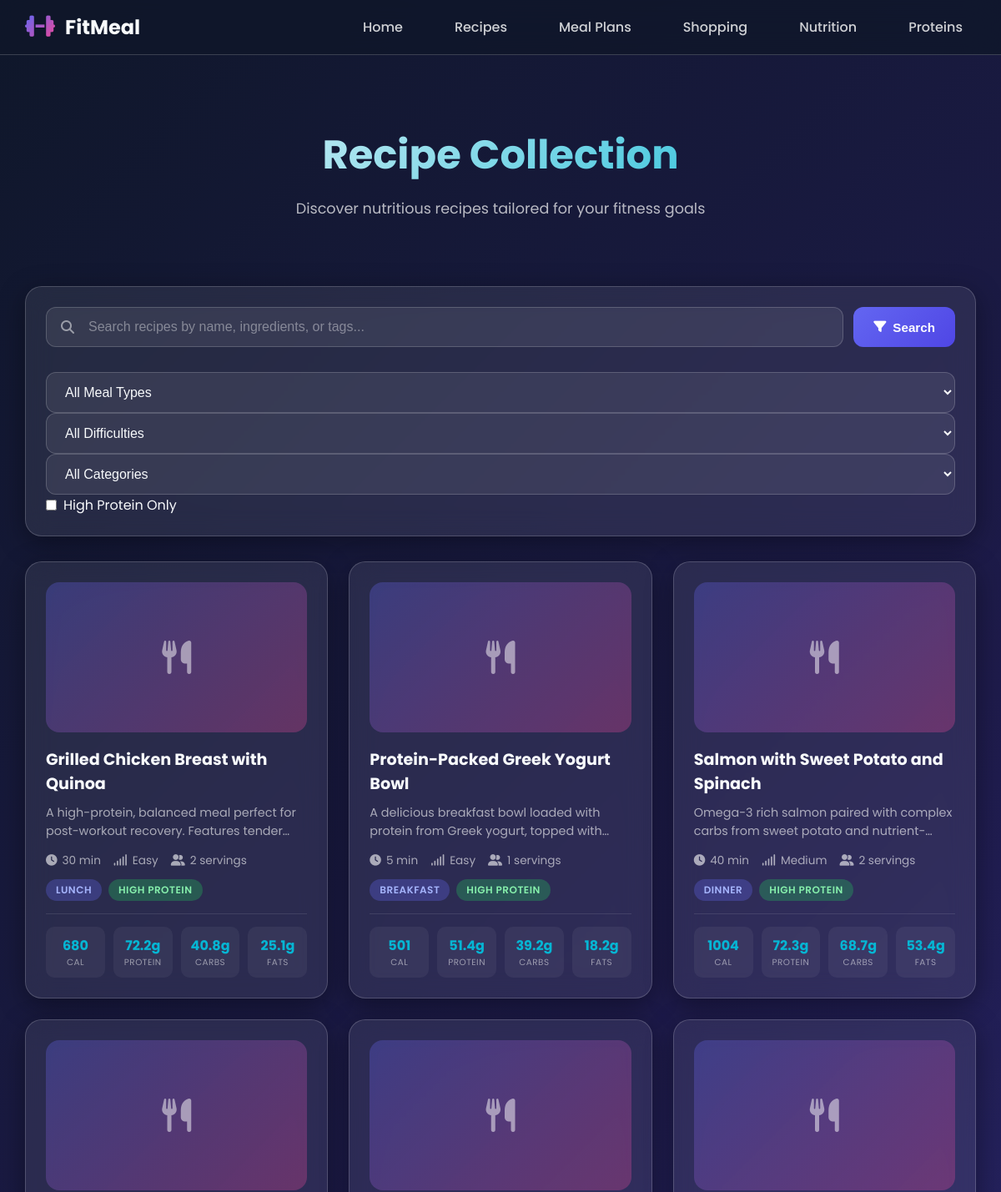
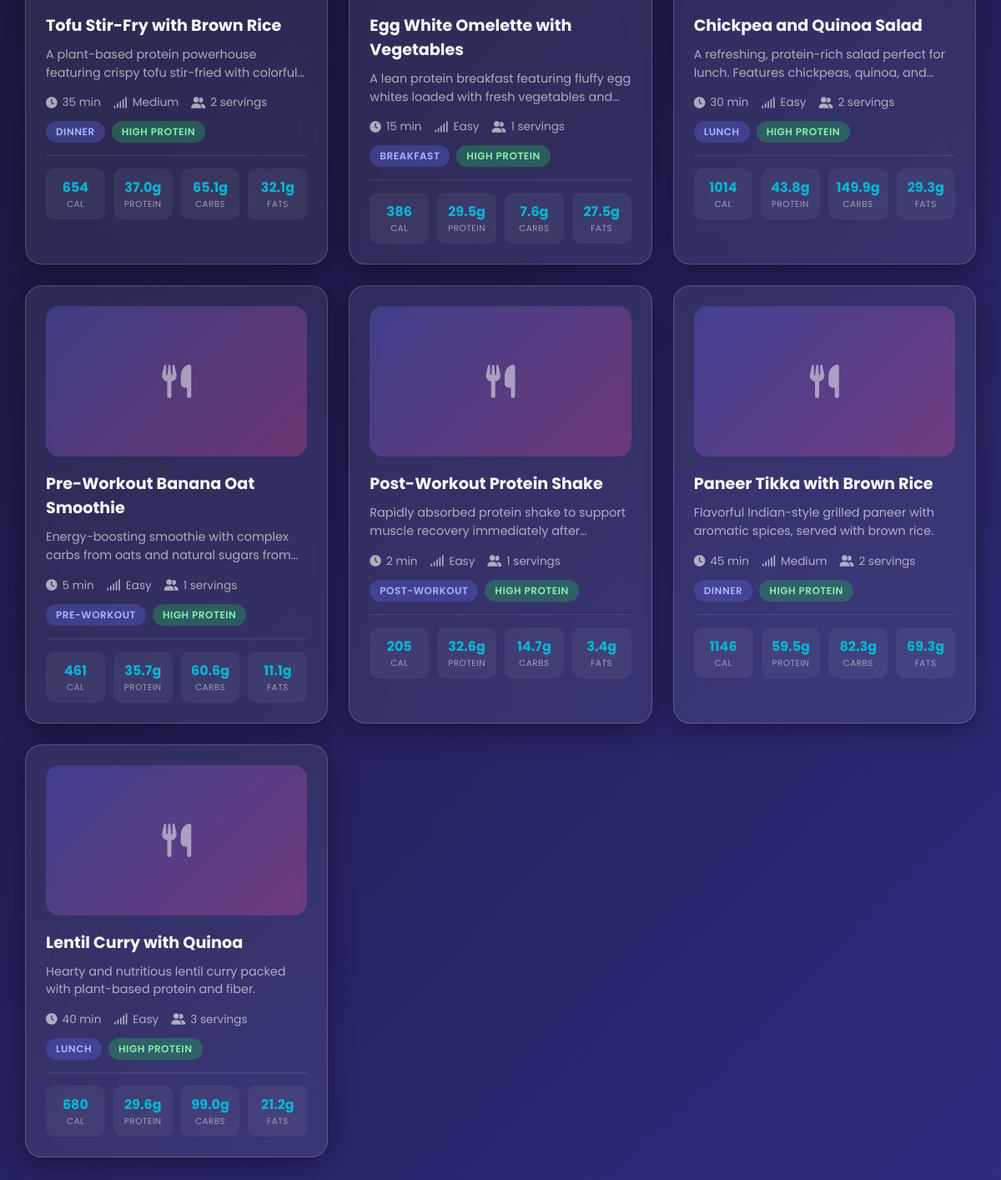
The app's page /recipes/ with its own data (2 pictures, top to bottom).
### recipes/models.py (models this page shows, shortened)
class Recipe(models.Model):
    MEAL_TYPE_CHOICES = [
        ('breakfast', 'Breakfast'),
        ('lunch', 'Lunch'),
        ('dinner', 'Dinner'),
        ('snack', 'Snack'),
        ('pre_workout', 'Pre-Workout'),
        ('post_workout', 'Post-Workout'),
    ]
    DIFFICULTY_CHOICES = [
        ('easy', 'Easy'),
        ('medium', 'Medium'),
        ('hard', 'Hard'),
    ]
    name = models.CharField(max_length=200)
    description = models.TextField()
    meal_type = models.CharField(max_length=20, choices=MEAL_TYPE_CHOICES)
    difficulty = models.CharField(max_length=20, choices=DIFFICULTY_CHOICES, default='easy')
    prep_time = models.IntegerField(help_text="Preparation time in minutes")
    cook_time = models.IntegerField(help_text="Cooking time in minutes")
    servings = models.IntegerField(default=1)
    image = models.URLField(blank=True, null=True)
    categories = models.ManyToManyField(Category, blank=True)
    instructions = models.JSONField(default=list)
    tags = models.CharField(max_length=500, blank=True, help_text="Comma-separated tags")
    created_at = models.DateTimeField(auto_now_add=True)
    updated_at = models.DateTimeField(auto_now=True)
    @property
    def total_time(self):
        return self.prep_time + self.cook_time
    @property
    def total_nutrition(self):
        nutrition = {'calories': 0, 'protein': 0, 'carbs': 0, 'fats': 0, 'fiber': 0}
        for ri in self.recipeingredient_set.all():
            factor = ri.amount / 100  # Nutrition values are per 100g
            nutrition['calories'] += ri.ingredient.calories * factor
            nutrition['protein'] += ri.ingredient.protein * factor
            nutrition['carbs'] += ri.ingredient.carbs * factor
            nutrition['fats'] += ri.ingredient.fats * factor
            nutrition['fiber'] += ri.ingredient.fiber * factor
        return nutrition

class RecipeIngredient(models.Model):
    recipe = models.ForeignKey(Recipe, on_delete=models.CASCADE)
    ingredient = models.ForeignKey(Ingredient, on_delete=models.CASCADE)
    amount = models.FloatField(help_text="Amount in the ingredient's default unit")
    unit = models.CharField(max_length=20, default='g')
    notes = models.CharField(max_length=200, blank=True)

class Ingredient(models.Model):
    UNIT_CHOICES = [
        ('g', 'Grams'),
        ('kg', 'Kilograms'),
        ('ml', 'Milliliters'),
        ('l', 'Liters'),
        ('cup', 'Cups'),
        ('tbsp', 'Tablespoons'),
        ('tsp', 'Teaspoons'),
        ('piece', 'Pieces'),
        ('oz', 'Ounces'),
        ('lb', 'Pounds'),
    ]
    name = models.CharField(max_length=200)
    category = models.CharField(max_length=100, blank=True)
    default_unit = models.CharField(max_length=20, choices=UNIT_CHOICES, default='g')
    calories = models.FloatField(default=0)
    protein = models.FloatField(default=0)
    carbs = models.FloatField(default=0)
    fats = models.FloatField(default=0)
    fiber = models.FloatField(default=0)
    is_protein_source = models.BooleanField(default=False)
    protein_quality_score = models.FloatField(default=0, help_text="PDCAAS or similar protein quality score")
    alternatives = models.ManyToManyField('self', blank=True, symmetrical=False, related_name='alternative_to')

### recipes/views.py (the view)
# urls.py: path('recipes/', views.recipe_list, name='recipe_list'),
def recipe_list(request):
    recipes = Recipe.objects.all()
    meal_type = request.GET.get('meal_type')
    if meal_type:
        recipes = recipes.filter(meal_type=meal_type)
    difficulty = request.GET.get('difficulty')
    if difficulty:
        recipes = recipes.filter(difficulty=difficulty)
    category = request.GET.get('category')
    if category:
        recipes = recipes.filter(categories__id=category)
    search_query = request.GET.get('q')
    if search_query:
        recipes = recipes.filter(
            Q(name__icontains=search_query) |
            Q(description__icontains=search_query) |
            Q(tags__icontains=search_query)
        )
    protein_source = request.GET.get('protein_source')
    if protein_source:
        recipes = recipes.filter(
            recipeingredient__ingredient__is_protein_source=True
        ).distinct()
    categories = Category.objects.all()
    context = {
        'recipes': recipes,
        'categories': categories,
        'meal_types': Recipe.MEAL_TYPE_CHOICES,
        'difficulties': Recipe.DIFFICULTY_CHOICES,
    }
    return render(request, 'recipes/recipe_list.html', context)

### templates/recipes/recipe_list.html (shortened to what this page needs)
{% extends 'base.html' %}
{% block content %}
<div class="page-header">
    <h1>Recipe Collection</h1>
    <p>Discover nutritious recipes tailored for your fitness goals</p>
</div>
<div class="glass-card" style="margin-bottom: 30px;">
    <div class="search-bar">
        <div class="search-input">
            <i class="fas fa-search"></i>
            <input type="text" class="form-control" id="searchInput" placeholder="Search recipes by name, ingredients, or tags..." value="{{ request.GET.q }}">
        </div>
        <button class="btn btn-primary" onclick="applyFilters()">
            <i class="fas fa-filter"></i>
            Search
        </button>
    </div>
    <div class="filters">
        <select class="form-control" id="mealTypeFilter" onchange="applyFilters()">
            <option value="">All Meal Types</option>
        </select>
        <select class="form-control" id="difficultyFilter" onchange="applyFilters()">
            <option value="">All Difficulties</option>
        </select>
        <select class="form-control" id="categoryFilter" onchange="applyFilters()">
            <option value="">All Categories</option>
        </select>
        <label style="display: flex; align-items: center; gap: 8px; cursor: pointer;">
            <input type="checkbox" id="proteinFilter" {% if request.GET.protein_source %}checked{% endif %} onchange="applyFilters()">
            <span>High Protein Only</span>
        </label>
    </div>
</div>
<div class="recipe-grid" id="recipeGrid">
    {% for recipe in recipes %}
    <a href="{% url 'recipe_detail' recipe.id %}" class="glass-card recipe-card">
        <div class="recipe-image">
            <i class="fas fa-utensils"></i>
        </div>
        <h4>{{ recipe.name }}</h4>
        <p>{{ recipe.description|truncatewords:20 }}</p>
        <div class="recipe-meta">
            <span><i class="fas fa-clock"></i> {{ recipe.total_time }} min</span>
            <span><i class="fas fa-signal"></i> {{ recipe.get_difficulty_display }}</span>
            <span><i class="fas fa-user-friends"></i> {{ recipe.servings }} servings</span>
        </div>
        <div class="recipe-tags">
            <span class="tag tag-primary">{{ recipe.get_meal_type_display }}</span>
            {% if recipe.total_nutrition.protein > 25 %}
            <span class="tag tag-success">High Protein</span>
            {% elif recipe.total_nutrition.protein > 15 %}
            <span class="tag tag-info">Good Protein</span>
            {% endif %}
        </div>
        <div class="nutrition-bar">
            <div class="nutrition-item">
                <div class="value">{{ recipe.total_nutrition.calories|floatformat:0 }}</div>
                <div class="label">Cal</div>
            </div>
            <div class="nutrition-item">
                <div class="value">{{ recipe.total_nutrition.protein|floatformat:1 }}g</div>
                <div class="label">Protein</div>
            </div>
            <div class="nutrition-item">
                <div class="value">{{ recipe.total_nutrition.carbs|floatformat:1 }}g</div>
                <div class="label">Carbs</div>
            </div>
            <div class="nutrition-item">
                <div class="value">{{ recipe.total_nutrition.fats|floatformat:1 }}g</div>
                <div class="label">Fats</div>
            </div>
        </div>
    </a>
    {% empty %}
    <div class="glass-card empty-state" style="grid-column: 1 / -1;">
        <i class="fas fa-search"></i>
        <h3>No recipes found</h3>
        <p>Try adjusting your filters or search query</p>
    </div>
    {% endfor %}
</div>
{% endblock %}

### records on screen
Recipe: name "Grilled Chicken Breast with Quinoa", description "A high-protein, balanced meal perfect for post-workout recovery. Features…", total_time "30", difficulty "Easy", servings "2", meal_type "LUNCH", shows "HIGH PROTEIN", total_nutrition.calories "680", total_nutrition.protein "72.2", total_nutrition.carbs "40.8", total_nutrition.fats "25.1"
Recipe: name "Protein-Packed Greek Yogurt Bowl", description "A delicious breakfast bowl loaded with protein from Greek yogurt, topped…", total_time "5", difficulty "Easy", servings "1", meal_type "BREAKFAST", shows "HIGH PROTEIN", total_nutrition.calories "501", total_nutrition.protein "51.4", total_nutrition.carbs "39.2", total_nutrition.fats "18.2"
Recipe: name "Salmon with Sweet Potato and Spinach", description "Omega-3 rich salmon paired with complex carbs from sweet potato…", total_time "40", difficulty "Medium", servings "2", meal_type "DINNER", shows "HIGH PROTEIN", total_nutrition.calories "1004", total_nutrition.protein "72.3", total_nutrition.carbs "68.7", total_nutrition.fats "53.4"
Recipe: name "Tofu Stir-Fry with Brown Rice", description "A plant-based protein powerhouse featuring crispy tofu stir-fried with…", total_time "35", difficulty "Medium", servings "2", meal_type "DINNER", shows "HIGH PROTEIN", total_nutrition.calories "654", total_nutrition.protein "37.0", total_nutrition.carbs "65.1", total_nutrition.fats "32.1"
Recipe: name "Egg White Omelette with Vegetables", description "A lean protein breakfast featuring fluffy egg whites loaded with fresh vegetables…", total_time "15", difficulty "Easy", servings "1", meal_type "BREAKFAST", shows "HIGH PROTEIN", total_nutrition.calories "386", total_nutrition.protein "29.5", total_nutrition.carbs "7.6", total_nutrition.fats "27.5"
Recipe: name "Chickpea and Quinoa Salad", description "A refreshing, protein-rich salad perfect for lunch. Features chickpeas, quinoa,…", total_time "30", difficulty "Easy", servings "2", meal_type "LUNCH", shows "HIGH PROTEIN", total_nutrition.calories "1014", total_nutrition.protein "43.8", total_nutrition.carbs "149.9", total_nutrition.fats "29.3"
Recipe: name "Pre-Workout Banana Oat Smoothie", description "Energy-boosting smoothie with complex carbs from oats and natural sugars…", total_time "5", difficulty "Easy", servings "1", meal_type "PRE-WORKOUT", shows "HIGH PROTEIN", total_nutrition.calories "461", total_nutrition.protein "35.7", total_nutrition.carbs "60.6", total_nutrition.fats "11.1"
Recipe: name "Post-Workout Protein Shake", description "Rapidly absorbed protein shake to support muscle recovery immediately…", total_time "2", difficulty "Easy", servings "1", meal_type "POST-WORKOUT", shows "HIGH PROTEIN", total_nutrition.calories "205", total_nutrition.protein "32.6", total_nutrition.carbs "14.7", total_nutrition.fats "3.4"
Recipe: name "Paneer Tikka with Brown Rice", description "Flavorful Indian-style grilled paneer with aromatic spices, served with brown rice.", total_time "45", difficulty "Medium", servings "2", meal_type "DINNER", shows "HIGH PROTEIN", total_nutrition.calories "1146", total_nutrition.protein "59.5", total_nutrition.carbs "82.3", total_nutrition.fats "69.3"
Recipe: name "Lentil Curry with Quinoa", description "Hearty and nutritious lentil curry packed with plant-based protein and fiber.", total_time "40", difficulty "Easy", servings "3", meal_type "LUNCH", shows "HIGH PROTEIN", total_nutrition.calories "680", total_nutrition.protein "29.6", total_nutrition.carbs "99.0", total_nutrition.fats "21.2"
